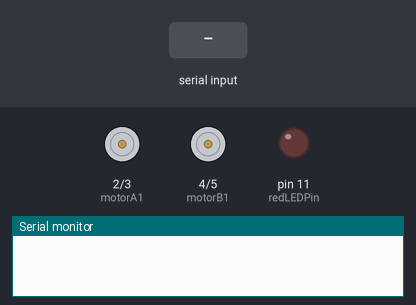
A sketch run on a simulated Arduino Uno, built with avr-gcc and run on an emulated ATmega328P. Parts: motor-driver pin pairs drawn as motors (green arrow = first pin HIGH = forward, orange = second pin HIGH = backward, longer = more drive, scaled by the enable pin), output pins drawn as LEDs (lit = HIGH), the last lines printed to the serial monitor. Inputs (shaded band) come from the test bench.

Above: at 1.2 s.
1.3 s: "F" received over Serial
At 1.8 s:
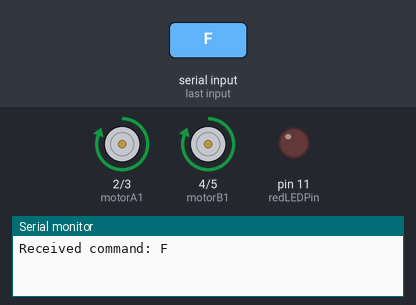
2.8 s: "B" received over Serial
At 4.0 s:
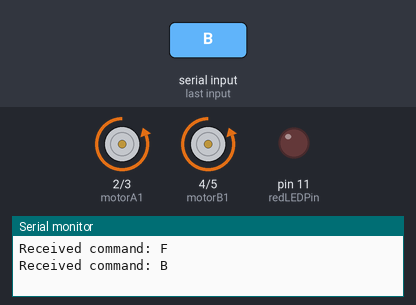
4.3 s: "L" received over Serial
At 4.7 s:
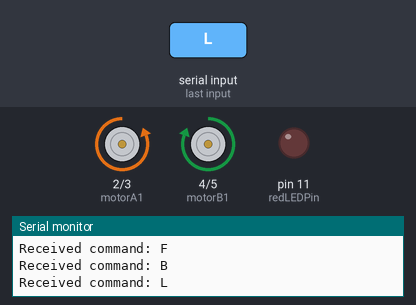
6.3 s: "R" received over Serial
At 6.7 s:
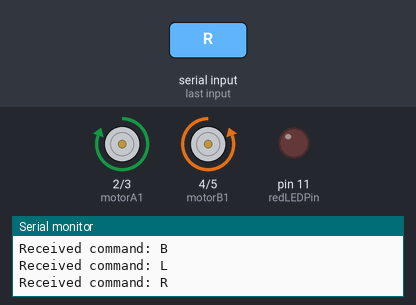
Timing chart, 0 to 9.3 s (numbered marks = the images above; inputs shaded):
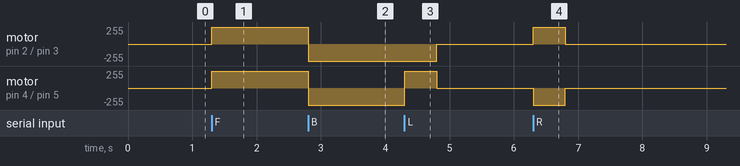

The sketch:

openbot_controll-serial-working.ino
```cpp
// Define motor pins
const int motorA1 = 2;
const int motorA2 = 3;
const int motorB1 = 4;
const int motorB2 = 5;
const int enableA = 9;
const int enableB = 10;

// Define ultrasonic sensor pins (not used anymore)
// const int trigPin = 7;
// const int echoPin = 6;
const int redLEDPin = 11;

// Variable to store incoming serial data
char incomingCommand;

void setup() {
  // Initialize motor pins as outputs
  pinMode(motorA1, OUTPUT);
  pinMode(motorA2, OUTPUT);
  pinMode(motorB1, OUTPUT);
  pinMode(motorB2, OUTPUT);
  pinMode(enableA, OUTPUT);
  pinMode(enableB, OUTPUT);
  pinMode(redLEDPin, OUTPUT);

  // Initialize serial communication at 9600 bps
  Serial.begin(9600);
}

void loop() {
  // Check if data is available on the serial port
  if (Serial.available() > 0) {
    // Read the incoming byte:
    incomingCommand = Serial.read();

    // Print the command for debugging
    Serial.print("Received command: ");
    Serial.println(incomingCommand);

    // Handle the command
    switch (incomingCommand) {
      case 'F': // Move forward
        moveForward();
        break;
      case 'B': // Move backward
        moveBackward();
        break;
      case 'L': // Turn left
        turnLeft();
        break;
      case 'R': // Turn right
        turnRight();
        break;
      case 'S': // Stop
        stopMotors();
        break;
      default:
        // Unknown command
        stopMotors();
        break;
    }
  }
}

void moveForward() {
  digitalWrite(motorA1, HIGH);
  digitalWrite(motorA2, LOW);
  digitalWrite(motorB1, HIGH);
  digitalWrite(motorB2, LOW);
  analogWrite(enableA, 255);
  analogWrite(enableB, 255);
}

void moveBackward() {
  digitalWrite(motorA1, LOW);
  digitalWrite(motorA2, HIGH);
  digitalWrite(motorB1, LOW);
  digitalWrite(motorB2, HIGH);
  analogWrite(enableA, 255);
  analogWrite(enableB, 255);
}

void turnRight() {
  digitalWrite(motorA1, HIGH);
  digitalWrite(motorA2, LOW);
  digitalWrite(motorB1, LOW);
  digitalWrite(motorB2, HIGH);
  analogWrite(enableA, 255);
  analogWrite(enableB, 255);
  delay(500); // Turn for 0.5 seconds
  stopMotors();
}

void turnLeft() {
  digitalWrite(motorA1, LOW);
  digitalWrite(motorA2, HIGH);
  digitalWrite(motorB1, HIGH);
  digitalWrite(motorB2, LOW);
  analogWrite(enableA, 255);
  analogWrite(enableB, 255);
  delay(500); // Turn for 0.5 seconds
  stopMotors();
}

void stopMotors() {
  digitalWrite(motorA1, LOW);
  digitalWrite(motorA2, LOW);
  digitalWrite(motorB1, LOW);
  digitalWrite(motorB2, LOW);
}

void blinkRedLED(int times) {
  for (int i = 0; i < times; i++) {
    digitalWrite(redLEDPin, HIGH);
    delay(5); // LED on for 0.1 seconds
    digitalWrite(redLEDPin, LOW);
    delay(5); // LED off for 0.1 seconds
  }
}
```

Measured:
- after the input at 1.3 s, motor on pin 2 (motorA1) / pin 3 (motorA2), motor on pin 4 (motorB1) / pin 5 (motorB2): stopped → forward 255/255 at once
- after the input at 2.8 s, motor on pin 2 (motorA1) / pin 3 (motorA2), motor on pin 4 (motorB1) / pin 5 (motorB2): forward 255/255 → backward 255/255 at once
- after the input at 4.3 s, motor on pin 2 (motorA1) / pin 3 (motorA2): backward 255/255 → stopped after 0.50 s; motor on pin 4 (motorB1) / pin 5 (motorB2): backward 255/255 → forward 255/255 at once, → stopped 0.50 s later
- after the input at 6.3 s, motor on pin 2 (motorA1) / pin 3 (motorA2): stopped → forward 255/255 at once, → stopped 0.50 s later; motor on pin 4 (motorB1) / pin 5 (motorB2): stopped → backward 255/255 at once, → stopped 0.50 s later
